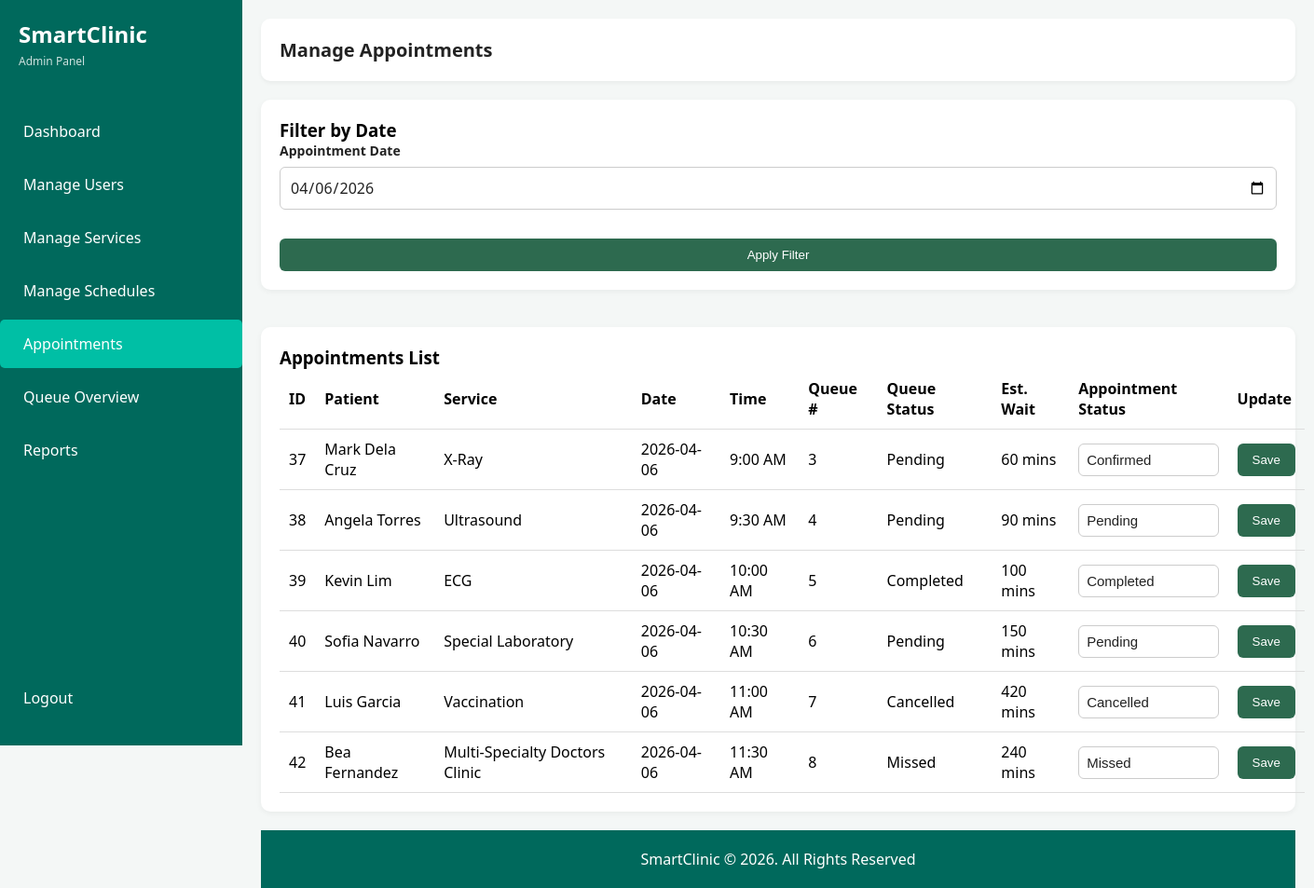
/admin/manage_appointments.php?filter_date=2026-04-06 (signed in), run on the app's committed database.
### tables this page shows
CREATE TABLE `appointments` (
  `appointment_id` int(11) UNSIGNED NOT NULL COMMENT 'PK for appointments',
  `patient_id` int(11) UNSIGNED NOT NULL COMMENT 'FK users',
  `service_id` int(11) UNSIGNED NOT NULL COMMENT 'FK services',
  `appointment_date` date NOT NULL COMMENT 'Date of the appointment',
  `appointment_time` time NOT NULL COMMENT 'Time of the appointment',
  `status` enum('pending','confirmed','ongoing','completed','missed','cancelled') NOT NULL DEFAULT 'pending' COMMENT 'Current appointment status',
  `created_at` timestamp NOT NULL DEFAULT current_timestamp() COMMENT 'Creation date'
);

CREATE TABLE `users` (
  `user_id` int(11) UNSIGNED NOT NULL COMMENT 'PK for users',
  `role_id` int(11) UNSIGNED NOT NULL COMMENT 'FK for users',
  `first_name` varchar(100) NOT NULL COMMENT 'User first name',
  `last_name` varchar(100) NOT NULL COMMENT 'User last name',
  `email` varchar(100) NOT NULL COMMENT 'Unique email address',
  `password` varchar(255) NOT NULL COMMENT 'User password',
  `contact_number` varchar(20) DEFAULT NULL COMMENT 'User contact number',
  `address` text DEFAULT NULL COMMENT 'User address',
  `created_at` timestamp NOT NULL DEFAULT current_timestamp() COMMENT 'Account creation date'
);

CREATE TABLE `services` (
  `service_id` int(11) UNSIGNED NOT NULL COMMENT 'PK for services',
  `service_name` varchar(100) NOT NULL COMMENT 'Name of the clinic service',
  `description` text DEFAULT NULL COMMENT 'Description of service',
  `estimated_duration` int(11) UNSIGNED NOT NULL DEFAULT 30 COMMENT 'Estimated duration in minutes'
);

CREATE TABLE `queue` (
  `queue_id` int(11) UNSIGNED NOT NULL COMMENT 'PK for queue',
  `appointment_id` int(11) UNSIGNED NOT NULL COMMENT 'FK appointments',
  `queue_number` int(11) UNSIGNED NOT NULL COMMENT 'Patient position in queue',
  `status` enum('pending','ongoing','completed','missed','cancelled') NOT NULL DEFAULT 'pending' COMMENT 'Current queue status',
  `estimated_wait` int(11) UNSIGNED NOT NULL DEFAULT 0 COMMENT 'Estimated waiting time in minutes',
  `created_at` timestamp NOT NULL DEFAULT current_timestamp() COMMENT 'Queue record creation date'
);

### admin/manage_appointments.php (the view, shortened to what this page needs)
<?php
require_once '../config/database.php';
$filter_date = isset($_GET['filter_date']) ? $_GET['filter_date'] : '';
$sql = "
    SELECT
        a.appointment_id,
        a.appointment_date,
        a.appointment_time,
        a.status,
        u.first_name,
        u.last_name,
        s.service_name,
        q.queue_number,
        q.estimated_wait,
        q.status AS queue_status
    FROM appointments a
    JOIN users u ON a.patient_id = u.user_id
    JOIN services s ON a.service_id = s.service_id
    LEFT JOIN queue q ON a.appointment_id = q.appointment_id
";
if (!empty($filter_date)) {
    $sql .= " WHERE a.appointment_date = ?";
    $sql .= " ORDER BY a.appointment_time ASC, a.appointment_id ASC";
    $stmt = $conn->prepare($sql);
    $stmt->bind_param("s", $filter_date);
    $stmt->execute();
    $appointments = $stmt->get_result();
} else {
    $sql .= " ORDER BY a.appointment_date DESC, a.appointment_time ASC, a.appointment_id ASC";
    $appointments = $conn->query($sql);
}
?>
<!DOCTYPE html>
<html lang="en">
<head>
    <link rel="stylesheet" href="../assets/css/styles.css">
</head>
<body class="dashboard-page admin-page">
<div class="app-container">
    <aside class="sidebar">
        <div class="logo">
            <h1>SmartClinic</h1>
            <span>Admin Panel</span>
        </div>
        <nav class="menu">
            <a href="dashboard.php" class="nav-item">Dashboard</a>
            <a href="manage_users.php" class="nav-item">Manage Users</a>
            <a href="manage_services.php" class="nav-item">Manage Services</a>
            <a href="manage_schedules.php" class="nav-item">Manage Schedules</a>
            <a href="manage_appointments.php" class="nav-item active">Appointments</a>
            <a href="queue_overview.php" class="nav-item">Queue Overview</a>
            <a href="reports.php" class="nav-item">Reports</a>
        </nav>
        <div class="logout">
            <a href="../logout.php" class="nav-item">Logout</a>
        </div>
    </aside>
    <main class="main-content">
        <header class="top-bar">
            <h2>Manage Appointments</h2>
        </header>
        <div class="content-card">
            <h3>Filter by Date</h3>
            <form method="GET" class="crud-form">
                <div class="form-group">
                    <label for="filter_date">Appointment Date</label>
                    <input type="date" name="filter_date" id="filter_date" value="<?= htmlspecialchars($filter_date) ?>">
                </div>
                <button type="submit" class="btn-primary">Apply Filter</button>
            </form>
        </div>
        <div class="content-card">
            <h3>Appointments List</h3>
            <table class="styled-table">
                <thead>
                    <tr>
                        <th>ID</th>
                        <th>Patient</th>
                        <th>Service</th>
                        <th>Date</th>
                        <th>Time</th>
                        <th>Queue #</th>
                        <th>Queue Status</th>
                        <th>Est. Wait</th>
                        <th>Appointment Status</th>
                        <th>Update</th>
                    </tr>
                </thead>
                <tbody>
                    <?php while ($row = $appointments->fetch_assoc()): ?>
                        <tr>
                            <td><?= $row['appointment_id'] ?></td>
                            <td><?= htmlspecialchars($row['first_name'] . ' ' . $row['last_name']) ?></td>
                            <td><?= htmlspecialchars($row['service_name']) ?></td>
                            <td><?= htmlspecialchars($row['appointment_date']) ?></td>
                            <td><?= date('g:i A', strtotime($row['appointment_time'])) ?></td>
                            <td><?= $row['queue_number'] ? $row['queue_number'] : '-' ?></td>
                            <td><?= $row['queue_status'] ? ucfirst($row['queue_status']) : '-' ?></td>
                            <td><?= $row['estimated_wait'] !== null ? $row['estimated_wait'] . ' mins' : '-' ?></td>
                            <td>
                                <form method="POST">
                                    <select name="status" required>
                                        <?php
                                        $statuses = ['pending', 'confirmed', 'ongoing', 'completed', 'missed', 'cancelled'];
                                        foreach ($statuses as $status):
                                        ?>
                                            <option value="<?= $status ?>" <?= $row['status'] === $status ? 'selected' : '' ?>>
                                                <?= ucfirst($status) ?>
                                            </option>
                                        <?php endforeach; ?>
                                    </select>
                            </td>
                            <td>
                                    <button type="submit" name="update_appointment" class="btn-primary">Save</button>
                            </td>
                        </tr>
                    <?php endwhile; ?>
                </tbody>
            </table>
        </div>
        <footer class="footer">
            SmartClinic © 2026. All Rights Reserved
        </footer>
    </main>
</div>
</body>
</html>

### data on the page
appointments: appointment_id "37", patient.last_name "Mark Dela Cruz", service.service_name "X-Ray", appointment_date "2026-04-06", appointment_time "9:00 AM", queue.queue_number "3", queue.status "Pending", queue.estimated_wait "60", status "Confirmed"
appointments: appointment_id "38", patient.last_name "Angela Torres", service.service_name "Ultrasound", appointment_date "2026-04-06", appointment_time "9:30 AM", queue.queue_number "4", queue.status "Pending", queue.estimated_wait "90", status "Pending"
appointments: appointment_id "39", patient.last_name "Kevin Lim", service.service_name "ECG", appointment_date "2026-04-06", appointment_time "10:00 AM", queue.queue_number "5", queue.status "Completed", queue.estimated_wait "100", status "Completed"
appointments: appointment_id "40", patient.last_name "Sofia Navarro", service.service_name "Special Laboratory", appointment_date "2026-04-06", appointment_time "10:30 AM", queue.queue_number "6", queue.status "Pending", queue.estimated_wait "150", status "Pending"
appointments: appointment_id "41", patient.last_name "Luis Garcia", service.service_name "Vaccination", appointment_date "2026-04-06", appointment_time "11:00 AM", queue.queue_number "7", queue.status "Cancelled", queue.estimated_wait "420", status "Cancelled"
appointments: appointment_id "42", patient.last_name "Bea Fernandez", service.service_name "Multi-Specialty Doctors Clinic", appointment_date "2026-04-06", appointment_time "11:30 AM", queue.queue_number "8", queue.status "Missed", queue.estimated_wait "240", status "Missed"
